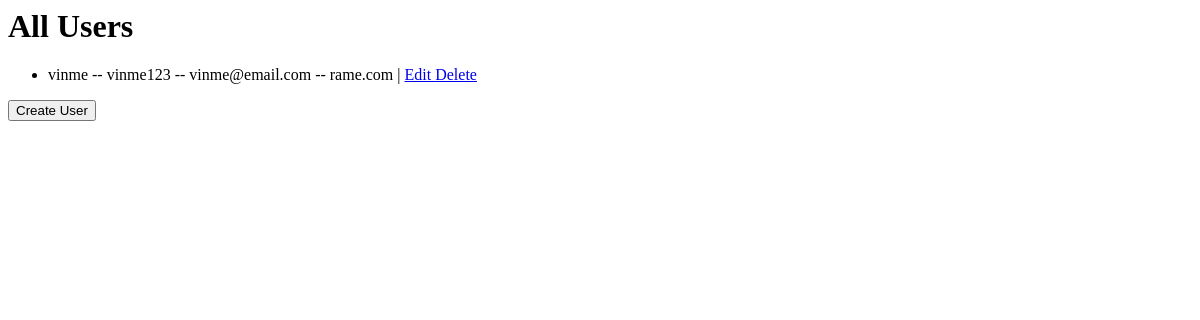
The app's page /, older data.
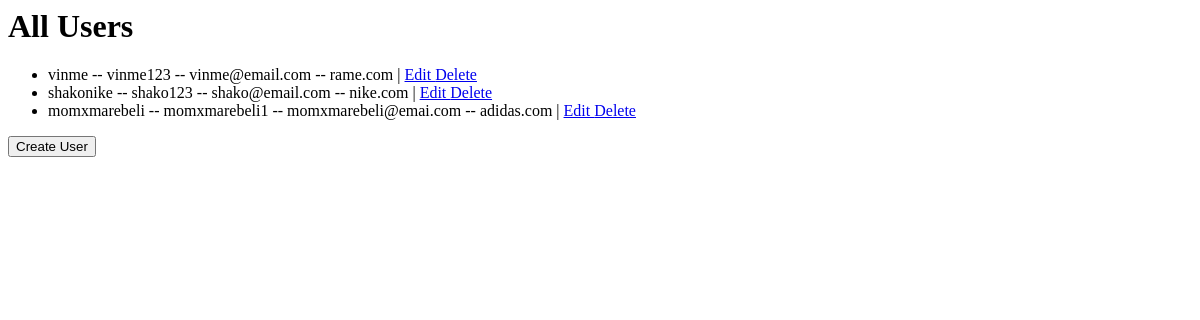
The same page, newer data.
### user/models.py (models this page shows)
class User(models.Model):
    website = models.CharField(max_length=50)
    username = models.CharField(max_length=50)
    email = models.EmailField()
    password = models.CharField(max_length=100)

### user/views.py (the view)
# urls.py: path('', views.list_user, name="user-list"),
def list_user(request):
    users = User.objects.all()
    return render(request, "list_users.html", {"users": users})

### user/templates/list_users.html
<h1>All Users</h1>
<ul>
    {% for user in users %}
    <li>
        {{user.username}} -- {{user.password}} -- {{user.email}} -- {{user.website}} |
        <a href="{% url 'user-update' user.pk %}"> Edit </a>
        <a href="{% url 'user-delete' user.pk %}"> Delete </a>
    </li>
    {% endfor %}
</ul>
<button onclick="location.href='{% url 'user-create' %}'" type="button">Create User</button>

Row changes from the older to the newer data that the page shows:
added User: username "shakonike", password "shako123", email "shako@email.com", website "nike.com"
added User: username "momxmarebeli", password "momxmarebeli1", email "momxmarebeli@emai.com", website "adidas.com"
